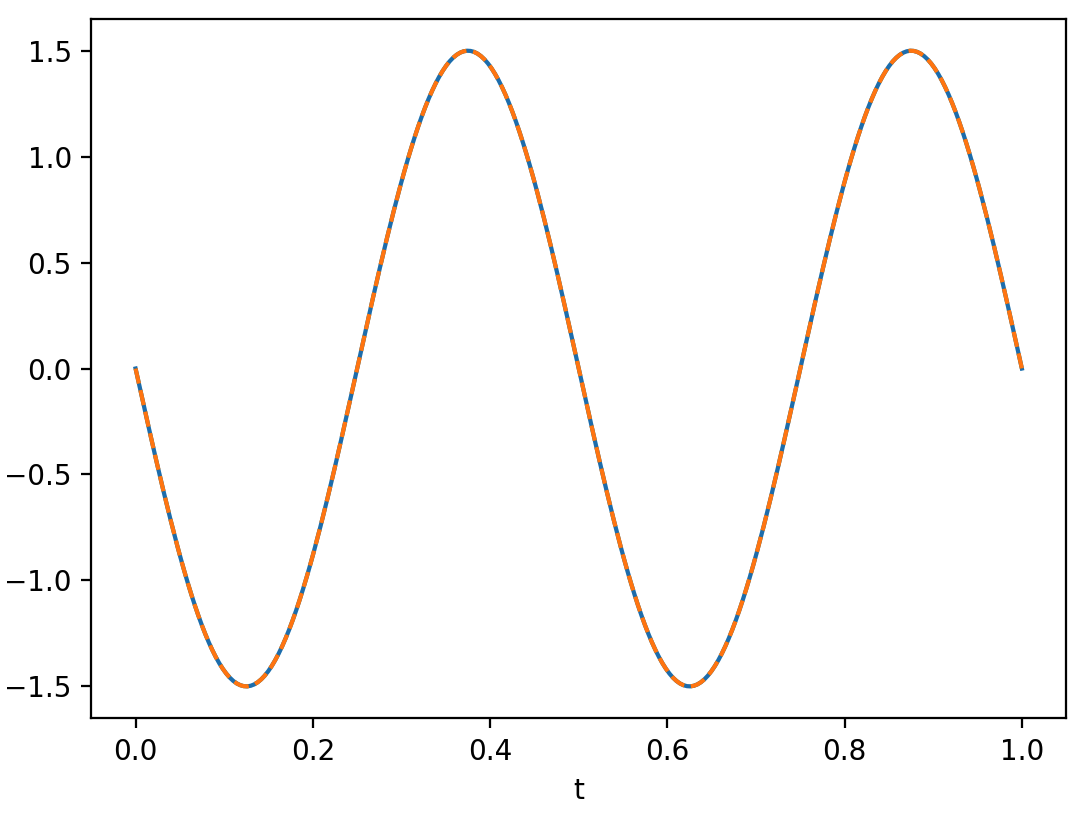

The Python source for this figure:
import numpy as np
import matplotlib.pyplot as plt

A = 1.5
F = 2
theta = np.pi / 2


def harm(t: float) -> float:
    return A * np.cos(
        2 * np.pi * F * t + theta)


def phasor(t: float) -> complex:
    return 0.5 * A * np.exp(
        -1j * (2 * np.pi * F * t + theta))


T = np.linspace(0, 1, 255)
plt.plot(T, harm(T), label="harm(T)")
plt.plot(T, phasor(T) + phasor(T).conj(), 
         linestyle="--", label="harm(T)")
plt.xlabel("t")
plt.show()
